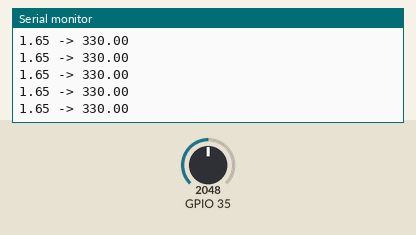
This sketch was run on a simulated ESP32. On the bench: the last lines printed to the serial monitor. Inputs (shaded band) come from the test bench; at power-on: GPIO 35 = 2048.

Above: at 1.2 s.
1.3 s: GPIO 35 set to 2866
At 1.31 s:
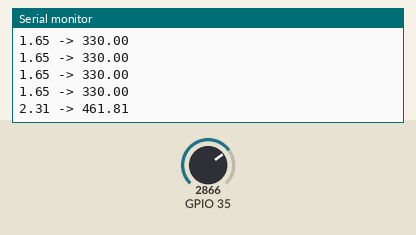
2.8 s: GPIO 35 set to 3603
At 2.81 s:
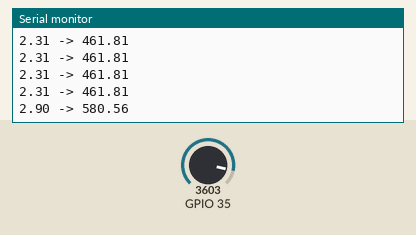
Timing chart, 0 to 5.8 s (numbered marks = the images above; inputs shaded):
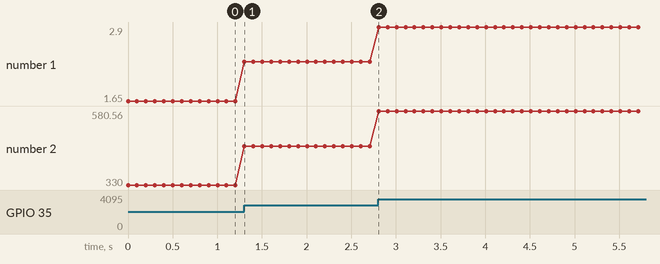

The sketch:

light.ino
```cpp
// includes
#include <Arduino.h>
#include <WiFi.h>
#include <WiFiMulti.h>
#include <ESP.h>
#include <esp_task_wdt.h>

void setup() {

  Serial.begin(115200);
  pinMode(A7, INPUT);
}


// http functions
void loop(){

  float light = analogRead(A7)*3.3/4096.0;
  float microamps = light * 100;
  Serial.print(light);
  Serial.print(" -> ");
  Serial.println(microamps*2.0);
  delay(100);
}
```

Measured:
- after the input at 1.3 s, the serial monitor: prints a new line at once (image 1)
- after the input at 2.8 s, the serial monitor: prints a new line at once (image 2)
- plotted number 1: 1.65 → 2.31 after the input at 1.3 s, 2.31 → 2.9 after the input at 2.8 s
- plotted number 2: 330 → 461.81 after the input at 1.3 s, 461.81 → 580.56 after the input at 2.8 s
